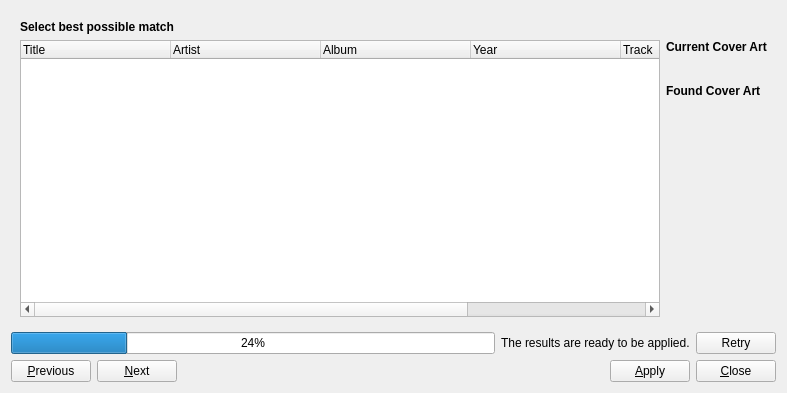
<?xml version="1.0" encoding="UTF-8"?>
<ui version="4.0">
 <class>DlgTagFetcher</class>
 <widget class="QDialog" name="DlgTagFetcher">
  <property name="geometry">
   <rect>
    <x>0</x>
    <y>0</y>
    <width>787</width>
    <height>393</height>
   </rect>
  </property>
  <property name="windowTitle">
   <string>MusicBrainz</string>
  </property>
  <layout class="QVBoxLayout" name="verticalLayout_3">
   <item>
    <widget class="QStackedWidget" name="stack">
     <property name="currentIndex">
      <number>1</number>
     </property>
     <widget class="QWidget" name="submit_page">
      <layout class="QVBoxLayout" name="verticalLayout_5">
       <item>
        <layout class="QHBoxLayout" name="horizontalLayout_2">
         <item>
          <widget class="QLineEdit" name="apikey">
           <property name="text">
            <string/>
           </property>
          </widget>
         </item>
         <item>
          <widget class="QPushButton" name="btnApikey">
           <property name="text">
            <string comment="To be able to submit audio fingerprints to the MusicBrainz database, a free application programming interface key (API key) is required.">Get API-Key</string>
           </property>
          </widget>
         </item>
         <item>
          <spacer name="horizontalSpacer_3">
           <property name="orientation">
            <enum>Qt::Horizontal</enum>
           </property>
           <property name="sizeHint" stdset="0">
            <size>
             <width>40</width>
             <height>20</height>
            </size>
           </property>
          </spacer>
         </item>
         <item>
          <spacer name="horizontalSpacer_2">
           <property name="orientation">
            <enum>Qt::Horizontal</enum>
           </property>
           <property name="sizeHint" stdset="0">
            <size>
             <width>40</width>
             <height>20</height>
            </size>
           </property>
          </spacer>
         </item>
         <item>
          <widget class="QPushButton" name="btnSubmit">
           <property name="text">
            <string comment="Submits audio fingerprints to the MusicBrainz database.">Submit</string>
           </property>
          </widget>
         </item>
        </layout>
       </item>
       <item>
        <widget class="QTreeWidget" name="submit_tree">
         <column>
          <property name="text">
           <string>Track</string>
          </property>
         </column>
         <column>
          <property name="text">
           <string>Year</string>
          </property>
         </column>
         <column>
          <property name="text">
           <string>New Column</string>
          </property>
         </column>
         <column>
          <property name="text">
           <string>Artist</string>
          </property>
         </column>
         <column>
          <property name="text">
           <string>Album</string>
          </property>
         </column>
         <item>
          <property name="text">
           <string>New Item</string>
          </property>
          <property name="text">
           <string/>
          </property>
          <property name="text">
           <string/>
          </property>
          <property name="text">
           <string/>
          </property>
          <property name="text">
           <string/>
          </property>
         </item>
        </widget>
       </item>
      </layout>
     </widget>
     <widget class="QWidget" name="results_page">
      <property name="layoutDirection">
       <enum>Qt::LeftToRight</enum>
      </property>
      <layout class="QGridLayout" name="gridLayout">
       <item row="0" column="0">
        <widget class="QLabel" name="labelSelect">
         <property name="styleSheet">
          <string notr="true">QLabel { font-weight: bold; }</string>
         </property>
         <property name="text">
          <string>Select best possible match</string>
         </property>
        </widget>
       </item>
       <item row="1" column="0">
        <widget class="QTreeWidget" name="results">
         <property name="editTriggers">
          <set>QAbstractItemView::DoubleClicked|QAbstractItemView::EditKeyPressed</set>
         </property>
         <property name="rootIsDecorated">
          <bool>false</bool>
         </property>
         <attribute name="headerMinimumSectionSize">
          <number>50</number>
         </attribute>
         <attribute name="headerDefaultSectionSize">
          <number>150</number>
         </attribute>
         <attribute name="headerStretchLastSection">
          <bool>true</bool>
         </attribute>
         <column>
          <property name="text">
           <string>Title</string>
          </property>
         </column>
         <column>
          <property name="text">
           <string>Artist</string>
          </property>
         </column>
         <column>
          <property name="text">
           <string>Album</string>
          </property>
         </column>
         <column>
          <property name="text">
           <string>Year</string>
          </property>
         </column>
         <column>
          <property name="text">
           <string>Track</string>
          </property>
         </column>
         <column>
          <property name="text">
           <string>Album Artist</string>
          </property>
         </column>
        </widget>
       </item>
       <item row="1" column="4">
        <layout class="QVBoxLayout" name="coverFetcherLayout">
         <item>
          <widget class="QLabel" name="currentCoverLabel">
           <property name="sizePolicy">
            <sizepolicy hsizetype="Preferred" vsizetype="Maximum">
             <horstretch>0</horstretch>
             <verstretch>0</verstretch>
            </sizepolicy>
           </property>
           <property name="styleSheet">
            <string notr="true">QLabel { font-weight: bold; }</string>
           </property>
           <property name="text">
            <string>Current Cover Art</string>
           </property>
          </widget>
         </item>
         <item>
          <widget class="QWidget" name="currentCover" native="true">
           <property name="sizePolicy">
            <sizepolicy hsizetype="Fixed" vsizetype="Fixed">
             <horstretch>250</horstretch>
             <verstretch>250</verstretch>
            </sizepolicy>
           </property>
           <layout class="QVBoxLayout" name="currentCoverArtLayout">
            <property name="spacing">
             <number>0</number>
            </property>
            <property name="sizeConstraint">
             <enum>QLayout::SetDefaultConstraint</enum>
            </property>
           </layout>
          </widget>
         </item>
         <item>
          <widget class="QLabel" name="fetchedCoverLabel">
           <property name="sizePolicy">
            <sizepolicy hsizetype="Preferred" vsizetype="Maximum">
             <horstretch>0</horstretch>
             <verstretch>0</verstretch>
            </sizepolicy>
           </property>
           <property name="styleSheet">
            <string notr="true">QLabel { font-weight: bold; }</string>
           </property>
           <property name="text">
            <string>Found Cover Art</string>
           </property>
          </widget>
         </item>
         <item>
          <widget class="QWidget" name="fetchedCover" native="true">
           <property name="sizePolicy">
            <sizepolicy hsizetype="Fixed" vsizetype="Fixed">
             <horstretch>250</horstretch>
             <verstretch>250</verstretch>
            </sizepolicy>
           </property>
           <layout class="QVBoxLayout" name="fetchedCoverArtLayout">
            <property name="spacing">
             <number>0</number>
            </property>
            <property name="sizeConstraint">
             <enum>QLayout::SetDefaultConstraint</enum>
            </property>
           </layout>
          </widget>
         </item>
         <item>
          <spacer name="lowerLabelSpacer">
           <property name="orientation">
            <enum>Qt::Vertical</enum>
           </property>
           <property name="sizeHint" stdset="0">
            <size>
             <width>20</width>
             <height>40</height>
            </size>
           </property>
          </spacer>
         </item>
        </layout>
       </item>
      </layout>
     </widget>
    </widget>
   </item>
   <item>
    <layout class="QHBoxLayout" name="btnsUpperLayout">
     <item>
      <layout class="QHBoxLayout" name="progressBarLayout">
       <item>
        <widget class="QProgressBar" name="loadingProgressBar">
         <property name="value">
          <number>24</number>
         </property>
        </widget>
       </item>
       <item alignment="Qt::AlignHCenter">
        <widget class="QLabel" name="successMessage">
         <property name="text">
          <string>The results are ready to be applied.</string>
         </property>
        </widget>
       </item>
      </layout>
     </item>
     <item>
      <widget class="QPushButton" name="btnRetry">
       <property name="maximumSize">
        <size>
         <width>80</width>
         <height>16777215</height>
        </size>
       </property>
       <property name="text">
        <string>Retry</string>
       </property>
      </widget>
     </item>
    </layout>
   </item>
   <item>
    <layout class="QHBoxLayout" name="btnsLowerLayout">
     <item>
      <widget class="QPushButton" name="btnPrev">
       <property name="text">
        <string>&amp;Previous</string>
       </property>
      </widget>
     </item>
     <item>
      <widget class="QPushButton" name="btnNext">
       <property name="text">
        <string>&amp;Next</string>
       </property>
      </widget>
     </item>
     <item>
      <spacer name="btnSpacer">
       <property name="orientation">
        <enum>Qt::Horizontal</enum>
       </property>
       <property name="sizeHint" stdset="0">
        <size>
         <width>40</width>
         <height>20</height>
        </size>
       </property>
      </spacer>
     </item>
     <item>
      <widget class="QPushButton" name="btnApply">
       <property name="text">
        <string>&amp;Apply</string>
       </property>
      </widget>
     </item>
     <item>
      <widget class="QPushButton" name="btnQuit">
       <property name="text">
        <string>&amp;Close</string>
       </property>
      </widget>
     </item>
    </layout>
   </item>
  </layout>
 </widget>
 <tabstops>
  <tabstop>results</tabstop>
  <tabstop>apikey</tabstop>
  <tabstop>btnApikey</tabstop>
  <tabstop>btnSubmit</tabstop>
  <tabstop>submit_tree</tabstop>
  <tabstop>btnPrev</tabstop>
  <tabstop>btnNext</tabstop>
  <tabstop>btnApply</tabstop>
  <tabstop>btnQuit</tabstop>
  <tabstop>btnRetry</tabstop>
 </tabstops>
 <resources/>
 <connections/>
</ui>
